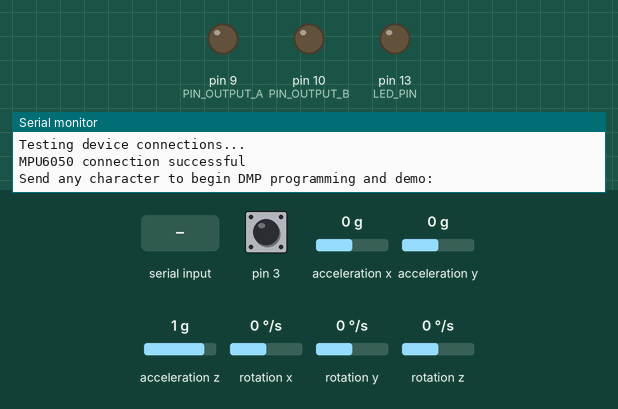
The sketch below on a simulated Arduino Leonardo, built with avr-gcc and run on an emulated ATmega32U4. Shown: output pins drawn as LEDs (lit = HIGH), the last lines printed to the serial monitor. The test bench sets the inputs (shaded band); at power-on: acceleration x 0 g, acceleration z 1 g, acceleration y 0 g, pin 3 HIGH, rotation x 0 °/s, rotation y 0 °/s, rotation z 0 °/s. The sensor or clock chip raises its interrupt line as the real part does.

Above: at 0.8 s.
0.9 s: "1\n" received over Serial
2.9 s: acceleration x set to -0.2 g
At 4.2 s:
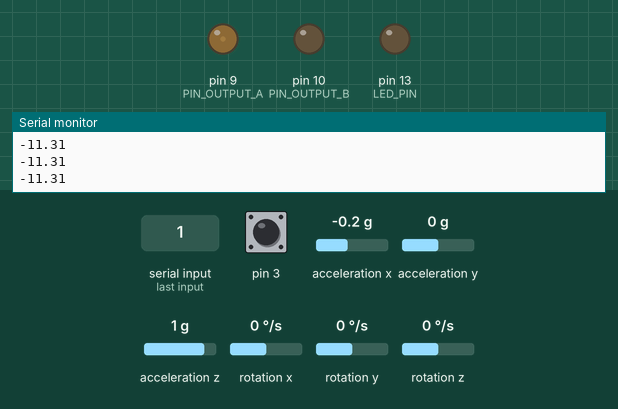
4.5 s: acceleration z set to 0 g
At 5.5 s:
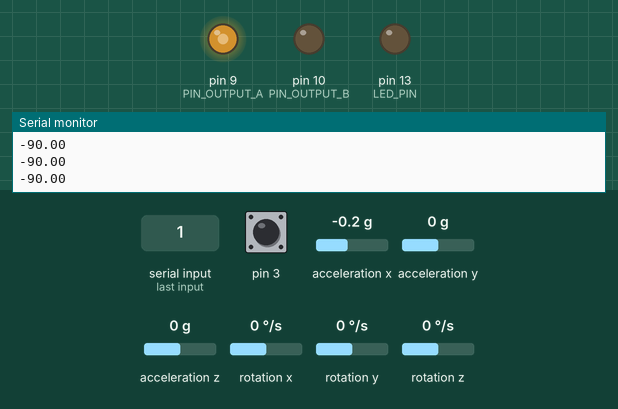
6.1 s: acceleration x set to 0.8 g
At 6.4 s:
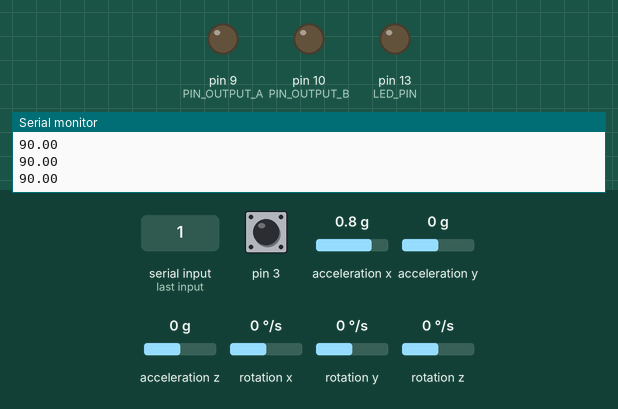
7.6 s: acceleration y set to -1.4 g
At 7.74 s:
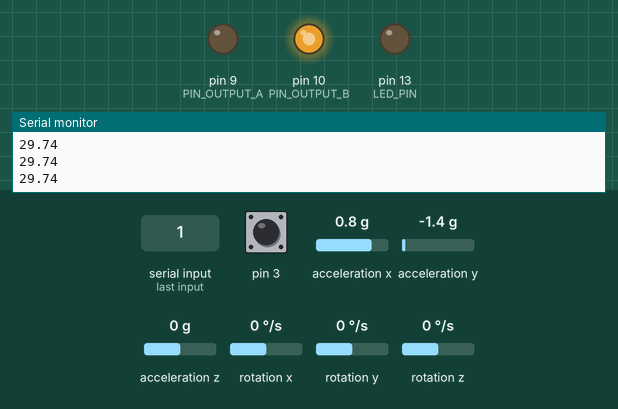
Timing chart, 0 to 10.3 s (numbered marks = the images above; inputs shaded):
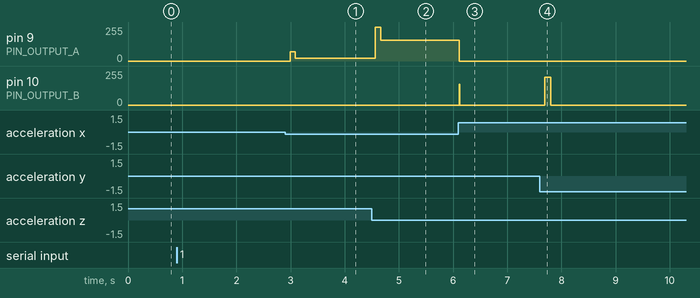

Measured:
- after the input at 2.9 s, pin 9 (PIN_OUTPUT_A): 0/255 → 69/255 after 0.09 s, → 19/255 0.10 s later
- after the input at 4.5 s, pin 9 (PIN_OUTPUT_A): 19/255 → 255/255 after 0.06 s, → 157/255 0.10 s later
- after the input at 6.1 s, pin 9 (PIN_OUTPUT_A): 157/255 → 0/255 at once; pin 10 (PIN_OUTPUT_B): 0/255 → 157/255 at once, → 0/255 0.01 s later
- after the input at 7.6 s, pin 10 (PIN_OUTPUT_B): 0/255 → 210/255 after 0.09 s, → 0/255 0.11 s later

The sketch:

RotaryInvertedPendulum.ino
```cpp
/********************************************************
 * PID Adaptive Tuning Example
 * One of the benefits of the PID library is that you can
 * change the tuning parameters at any time.  this can be
 * helpful if we want the controller to be agressive at some
 * times, and conservative at others.   in the example below
 * we set the controller to use Conservative Tuning Parameters
 * when we're near setpoint and more agressive Tuning
 * Parameters when we're farther away.
 ********************************************************/
// I2C device class (I2Cdev) demonstration Arduino sketch for MPU6050 class using DMP (MotionApps v2.0)
// 6/21/2012 by Jeff Rowberg <jeff@rowberg.net>
// Updates should (hopefully) always be available at https://github.com/jrowberg/i2cdevlib
//
// Changelog:
//      2013-05-08 - added seamless Fastwire support
//                 - added note about gyro calibration
//      2012-06-21 - added note about Arduino 1.0.1 + Leonardo compatibility error
//      2012-06-20 - improved FIFO overflow handling and simplified read process
//      2012-06-19 - completely rearranged DMP initialization code and simplification
//      2012-06-13 - pull gyro and accel data from FIFO packet instead of reading directly
//      2012-06-09 - fix broken FIFO read sequence and change interrupt detection to RISING
//      2012-06-05 - add gravity-compensated initial reference frame acceleration output
//                 - add 3D math helper file to DMP6 example sketch
//                 - add Euler output and Yaw/Pitch/Roll output formats
//      2012-06-04 - remove accel offset clearing for better results (thanks Sungon Lee)
//      2012-06-01 - fixed gyro sensitivity to be 2000 deg/sec instead of 250
//      2012-05-30 - basic DMP initialization working

/* ============================================
I2Cdev device library code is placed under the MIT license
Copyright (c) 2012 Jeff Rowberg

Permission is hereby granted, free of charge, to any person obtaining a copy
of this software and associated documentation files (the "Software"), to deal
in the Software without restriction, including without limitation the rights
to use, copy, modify, merge, publish, distribute, sublicense, and/or sell
copies of the Software, and to permit persons to whom the Software is
furnished to do so, subject to the following conditions:

The above copyright notice and this permission notice shall be included in
all copies or substantial portions of the Software.

THE SOFTWARE IS PROVIDED "AS IS", WITHOUT WARRANTY OF ANY KIND, EXPRESS OR
IMPLIED, INCLUDING BUT NOT LIMITED TO THE WARRANTIES OF MERCHANTABILITY,
FITNESS FOR A PARTICULAR PURPOSE AND NONINFRINGEMENT. IN NO EVENT SHALL THE
AUTHORS OR COPYRIGHT HOLDERS BE LIABLE FOR ANY CLAIM, DAMAGES OR OTHER
LIABILITY, WHETHER IN AN ACTION OF CONTRACT, TORT OR OTHERWISE, ARISING FROM,
OUT OF OR IN CONNECTION WITH THE SOFTWARE OR THE USE OR OTHER DEALINGS IN
THE SOFTWARE.
===============================================
*/

// I2Cdev and MPU6050 must be installed as libraries, or else the .cpp/.h files
// for both classes must be in the include path of your project
#include "I2Cdev.h"
#include <PID_v1.h>

#include "MPU6050_6Axis_MotionApps20.h"
//#include "MPU6050.h" // not necessary if using MotionApps include file

// Arduino Wire library is required if I2Cdev I2CDEV_ARDUINO_WIRE implementation
// is used in I2Cdev.h
#if I2CDEV_IMPLEMENTATION == I2CDEV_ARDUINO_WIRE
    #include "Wire.h"
#endif

// class default I2C address is 0x68
// specific I2C addresses may be passed as a parameter here
// AD0 low = 0x68 (default for SparkFun breakout and InvenSense evaluation board)
// AD0 high = 0x69
MPU6050 mpu;
//MPU6050 mpu(0x69); // <-- use for AD0 high

#define OUTPUT_READABLE_YAWPITCHROLL
//
//#define PIN_INPUT_A 9
//#define PIN_INPUT_B 10
#define PIN_OUTPUT_A 9
#define PIN_OUTPUT_B 10

#define LED_PIN 13 // (Arduino is 13, Teensy is 11, Teensy++ is 6)
bool blinkState = false;

// MPU control/status vars
bool dmpReady = false;  // set true if DMP init was successful
uint8_t mpuIntStatus;   // holds actual interrupt status byte from MPU
uint8_t devStatus;      // return status after each device operation (0 = success, !0 = error)
uint16_t packetSize;    // expected DMP packet size (default is 42 bytes)
uint16_t fifoCount;     // count of all bytes currently in FIFO
uint8_t fifoBuffer[64]; // FIFO storage buffer

// orientation/motion vars
Quaternion q;           // [w, x, y, z]         quaternion container
VectorInt16 aa;         // [x, y, z]            accel sensor measurements
VectorInt16 aaReal;     // [x, y, z]            gravity-free accel sensor measurements
VectorInt16 aaWorld;    // [x, y, z]            world-frame accel sensor measurements
VectorFloat gravity;    // [x, y, z]            gravity vector
float euler[3];         // [psi, theta, phi]    Euler angle container
float ypr[3];           // [yaw, pitch, roll]   yaw/pitch/roll container and gravity vector

// packet structure for InvenSense teapot demo
uint8_t teapotPacket[14] = { '$', 0x02, 0,0, 0,0, 0,0, 0,0, 0x00, 0x00, '\r', '\n' };

int incomingByte = 0;

// ================================================================
// ===               INTERRUPT DETECTION ROUTINE                ===
// ================================================================

volatile bool mpuInterrupt = false;     // indicates whether MPU interrupt pin has gone high
void dmpDataReady() {
    mpuInterrupt = true;
}

//Define Variables we'll be connecting to
double Setpoint, Input, Output;
double error;

//Define the aggressive and conservative Tuning Parameters
// double aggKp=4, aggKi=0.2, aggKd=1;
double consKp=1, consKi=0, consKd=0.25;

//Specify the links and initial tuning parameters
PID myPID(&Input, &Output, &Setpoint, consKp, consKi, consKd, DIRECT);


// ================================================================
// ===                      INITIAL SETUP                       ===
// ================================================================

void setup() {
    // join I2C bus (I2Cdev library doesn't do this automatically)
    #if I2CDEV_IMPLEMENTATION == I2CDEV_ARDUINO_WIRE
        Wire.begin();
        TWBR = 24; // 400kHz I2C clock (200kHz if CPU is 8MHz)
    #elif I2CDEV_IMPLEMENTATION == I2CDEV_BUILTIN_FASTWIRE
        Fastwire::setup(400, true);
    #endif

    // initialize serial communication
    // (115200 chosen because it is required for Teapot Demo output, but it's
    // really up to you depending on your project)
    Serial.begin(9600);
    while (!Serial); // wait for Leonardo enumeration, others continue immediately

    // NOTE: 8MHz or slower host processors, like the Teensy @ 3.3v or Ardunio
    // Pro Mini running at 3.3v, cannot handle this baud rate reliably due to
    // the baud timing being too misaligned with processor ticks. You must use
    // 38400 or slower in these cases, or use some kind of external separate
    // crystal solution for the UART timer.

    // initialize device
    Serial.println(F("Initializing I2C devices..."));
    mpu.initialize();

    // verify connection
    Serial.println(F("Testing device connections..."));
    Serial.println(mpu.testConnection() ? F("MPU6050 connection successful") : F("MPU6050 connection failed"));

    // wait for ready
    Serial.println(F("\nSend any character to begin DMP programming and demo: "));
    while (Serial.available() && Serial.read()); // empty buffer
    while (!Serial.available());                 // wait for data
    while (Serial.available() && Serial.read()); // empty buffer again

    // load and configure the DMP
    Serial.println(F("Initializing DMP..."));
    devStatus = mpu.dmpInitialize();

    // supply your own gyro offsets here, scaled for min sensitivity
    mpu.setXGyroOffset(82);
    mpu.setYGyroOffset(-42);
    mpu.setZGyroOffset(54);
    mpu.setZAccelOffset(1129); // 1688 factory default for my test chip

    // make sure it worked (returns 0 if so)
    if (devStatus == 0) {
        // turn on the DMP, now that it's ready
        Serial.println(F("Enabling DMP..."));
        mpu.setDMPEnabled(true);

        // enable Arduino interrupt detection
        Serial.println(F("Enabling interrupt detection (Arduino external interrupt 0)..."));
        attachInterrupt(0, dmpDataReady, RISING);
        mpuIntStatus = mpu.getIntStatus();

        // set our DMP Ready flag so the main loop() function knows it's okay to use it
        Serial.println(F("DMP ready! Waiting for first interrupt..."));
        dmpReady = true;

        // get expected DMP packet size for later comparison
        packetSize = mpu.dmpGetFIFOPacketSize();
    } else {
        // ERROR!
        // 1 = initial memory load failed
        // 2 = DMP configuration updates failed
        // (if it's going to break, usually the code will be 1)
        Serial.print(F("DMP Initialization failed (code "));
        Serial.print(devStatus);
        Serial.println(F(")"));
    }

    // configure LED for output
    pinMode(LED_PIN, OUTPUT);


      //initialize the variables we're linked to
  Input = 0;
  Setpoint = 0;

  //turn the PID on
  myPID.SetMode(AUTOMATIC);
  //myPID.SetTunings(aggKp, aggKi, aggKd);
}


// ================================================================
// ===                    MAIN PROGRAM LOOP                     ===
// ================================================================

void loop() {
    // if programming failed, don't try to do anything
    if (!dmpReady) return;

    // wait for MPU interrupt or extra packet(s) available
    while (!mpuInterrupt && fifoCount < packetSize) {
        // other program behavior stuff here
        // .
        // .
        // .
        // if you are really paranoid you can frequently test in between other
        // stuff to see if mpuInterrupt is true, and if so, "break;" from the
        // while() loop to immediately process the MPU data
        // .
        // .
        // .
    }

    // reset interrupt flag and get INT_STATUS byte
    mpuInterrupt = false;
    mpuIntStatus = mpu.getIntStatus();

    // get current FIFO count
    fifoCount = mpu.getFIFOCount();

    // check for overflow (this should never happen unless our code is too inefficient)
    if ((mpuIntStatus & 0x10) || fifoCount == 1024) {
        // reset so we can continue cleanly
        mpu.resetFIFO();
        Serial.println(F("FIFO overflow!"));

    // otherwise, check for DMP data ready interrupt (this should happen frequently)
    } else if (mpuIntStatus & 0x02) {
        // wait for correct available data length, should be a VERY short wait
        while (fifoCount < packetSize) fifoCount = mpu.getFIFOCount();

        // read a packet from FIFO
        mpu.getFIFOBytes(fifoBuffer, packetSize);

        // track FIFO count here in case there is > 1 packet available
        // (this lets us immediately read more without waiting for an interrupt)
        fifoCount -= packetSize;

//        #ifdef OUTPUT_READABLE_EULER
//            // display Euler angles in degrees
//            mpu.dmpGetQuaternion(&q, fifoBuffer);
//            mpu.dmpGetEuler(euler, &q);
//            Serial.print("euler\t");
//            Serial.print(euler[0] * 180/M_PI);
//            Serial.print("\t");
//            Serial.print(euler[1] * 180/M_PI);
//            Serial.print("\t");
//            Serial.println(euler[2] * 180/M_PI);
//        #endif

        #ifdef OUTPUT_READABLE_YAWPITCHROLL
            // display Euler angles in degrees
            mpu.dmpGetQuaternion(&q, fifoBuffer);
            mpu.dmpGetGravity(&gravity, &q);
            mpu.dmpGetYawPitchRoll(ypr, &q, &gravity);
//            Serial.print("ypr\t");
//            Serial.print(ypr[0] * 180/M_PI);
//            Serial.print("\t");
           Serial.println(ypr[1] * 180/M_PI);
//            Serial.print("\t");
//            Serial.println(ypr[2] * 180/M_PI);
        #endif


Input = ypr[1];
//
//  double gap = abs(Setpoint-Input); //distance away from setpoint
//  if (gap < 10)
//  {  //we're close to setpoint, use conservative tuning parameters
//    myPID.SetTunings(consKp, consKi, consKd);
//  }
//  else
//  {
//     //we're far from setpoint, use aggressive tuning parameters
//     myPID.SetTunings(aggKp, aggKi, aggKd);
//  }

  myPID.Compute();
  error = Setpoint-Input;

      if(error<0)
      {

          analogWrite(PIN_OUTPUT_A,0);
      analogWrite(PIN_OUTPUT_B, Output*100);

        }
      else
      {
       analogWrite(PIN_OUTPUT_A,Output*100);
      analogWrite(PIN_OUTPUT_B, 0);

        }


  //Serial.println(Output);


    }
}


//void setup()
//{
//  //initialize the variables we're linked to
//  Input = analogRead(PIN_INPUT);
//  Setpoint = 100;
//
//  //turn the PID on
//  myPID.SetMode(AUTOMATIC);
//}

//void loop()
//{
//  Input = analogRead(PIN_INPUT);
//
//  double gap = abs(Setpoint-Input); //distance away from setpoint
//  if (gap < 10)
//  {  //we're close to setpoint, use conservative tuning parameters
//    myPID.SetTunings(consKp, consKi, consKd);
//  }
//  else
//  {
//     //we're far from setpoint, use aggressive tuning parameters
//     myPID.SetTunings(aggKp, aggKi, aggKd);
//  }
//
//  myPID.Compute();
//  analogWrite(PIN_OUTPUT, Output);
//}
```
